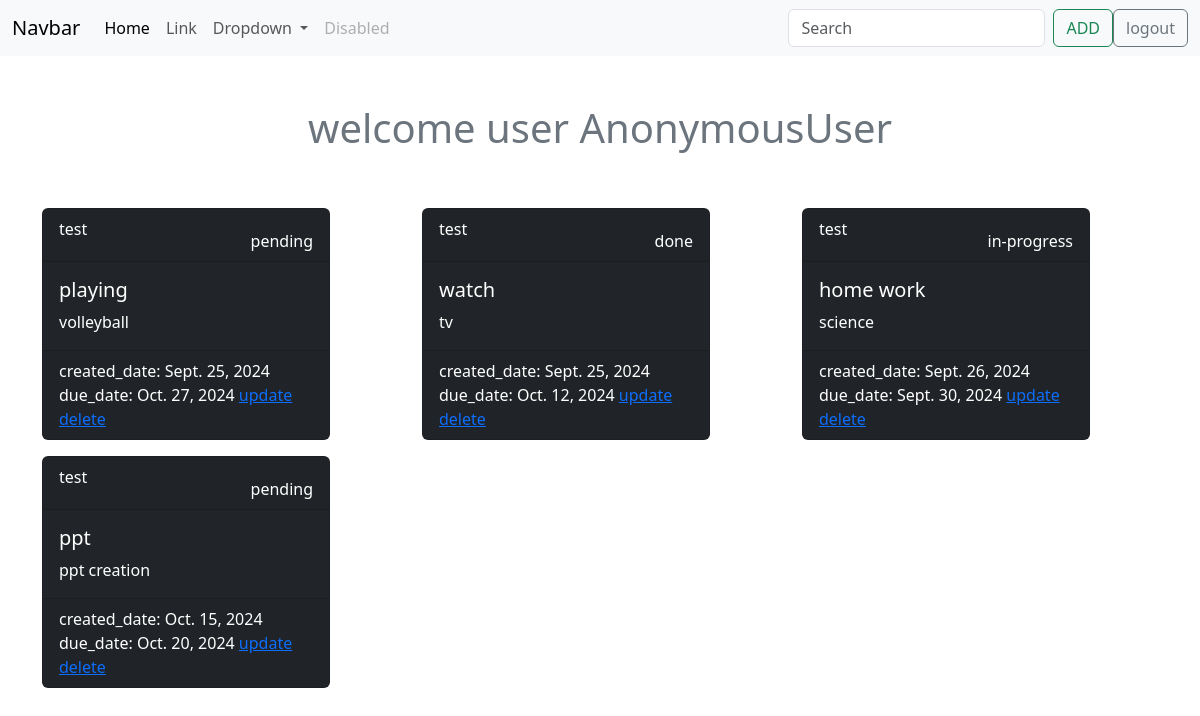
The app's page /task/list/ with its own data.
### notes/models.py (models this page shows, shortened)
class Task(models.Model):
    title=models.CharField(max_length=200)
    description=models.TextField()
    created_date=models.DateTimeField(auto_now=True)
    due_date=models.DateTimeField(null=True)
    category_choices=(
        ("personal","personal"),
        ("business","business"),
    )
    category=models.CharField(max_length=200 ,choices=category_choices,default="personal")
    status_choices=(
        ("pending","pending"),
        ("in-progress","in-progress"),
        ("done","done"),
    )
    status=models.CharField(max_length=200,choices=status_choices,default="pending")
    user=models.ForeignKey(User,on_delete=models.CASCADE)

### notes/views.py (the view)
# urls.py: path("task/list/",views.TaskListView.as_view(),name="task-list"),
class TaskListView(View):
    def get(self,request,*args,**kwargs):
        qs=Task.objects.all()
        return render(request,"task_list.html",{"task":qs})

### notes/templates/task_list.html (shortened to what this page needs)
{%extends 'base.html'%}
{%block main_block%}
<div class="container mt-5">
    <div class="row">
        <div class="container  mb-5 text-secondary text-center"><h1>welcome user {{request.user}}</h1></div>
        {%for t in task%}
        <div class="col-4">
            <div class="card text-bg-dark mb-3" style="max-width: 18rem;">
                <div class="card-header d-flex justify-content-between">
                    <div> {{t.user}}</div>
                    <div>
                        {{t.status}}
                    </div>
                </div>
                <div class="card-body">
                    <h5 class="card-title">{{t.title}}</h5>
                    <p class="card-text">{{t.description}}</p>
                </div>
                <div class="card-footer text-body-white">
                    created_date: {{t.created_date|date}}
                    due_date: {{t.due_date|date}}
                    <a href="{%url 'task-update' t.id %}">update</a>
                    <a href="{%url 'task-delete' t.id%}">delete</a>
                </div>
            </div>
        </div>
        {%endfor%}
    </div>
</div>
{%endblock%}

### notes/templates/base.html (shortened to what this page needs)
<!DOCTYPE html>
<html lang="en">
<head>
</head>
<link href="https://cdn.jsdelivr.net/npm/bootstrap@5.3.3/dist/css/bootstrap.min.css" rel="stylesheet"
>
<body>
    <nav class="navbar navbar-expand-lg bg-body-tertiary">
        <div class="container-fluid">
          <a class="navbar-brand" href="#">Navbar</a>
          <div class="collapse navbar-collapse" id="navbarSupportedContent">
            <ul class="navbar-nav me-auto mb-2 mb-lg-0">
              <li class="nav-item">
                <a class="nav-link active" aria-current="page" href="#">Home</a>
              </li>
              <li class="nav-item">
                <a class="nav-link" href="#">Link</a>
              </li>
              <li class="nav-item dropdown">
                <a class="nav-link dropdown-toggle" href="#" role="button" data-bs-toggle="dropdown" aria-expanded="false">
                  Dropdown
                </a>
              </li>
              <li class="nav-item">
                <a class="nav-link disabled" aria-disabled="true">Disabled</a>
              </li>
            </ul>
            <form class="d-flex" role="search">
              <input class="form-control me-2" type="search" placeholder="Search" aria-label="Search">
              <a href="{%url 'task-add'%}" class="btn btn-outline-success" type="submit">ADD</a>
              <a href="{%url 'sign-out'%}" class="btn btn-outline-secondary">logout</a>
            </form>
          </div>
        </div>
      </nav>
      {%block main_block%}
      {%endblock%}
</body>
</html>

### records on screen
Task: user "test", status "pending", title "playing", description "volleyball", created_date "Sept. 25, 2024", due_date "Oct. 27, 2024"
Task: user "test", status "done", title "watch", description "tv", created_date "Sept. 25, 2024", due_date "Oct. 12, 2024"
Task: user "test", status "in-progress", title "home work", description "science", created_date "Sept. 26, 2024", due_date "Sept. 30, 2024"
Task: user "test", status "pending", title "ppt", description "ppt creation", created_date "Oct. 15, 2024", due_date "Oct. 20, 2024"

### other values on screen
{{ request.user }} "AnonymousUser"
